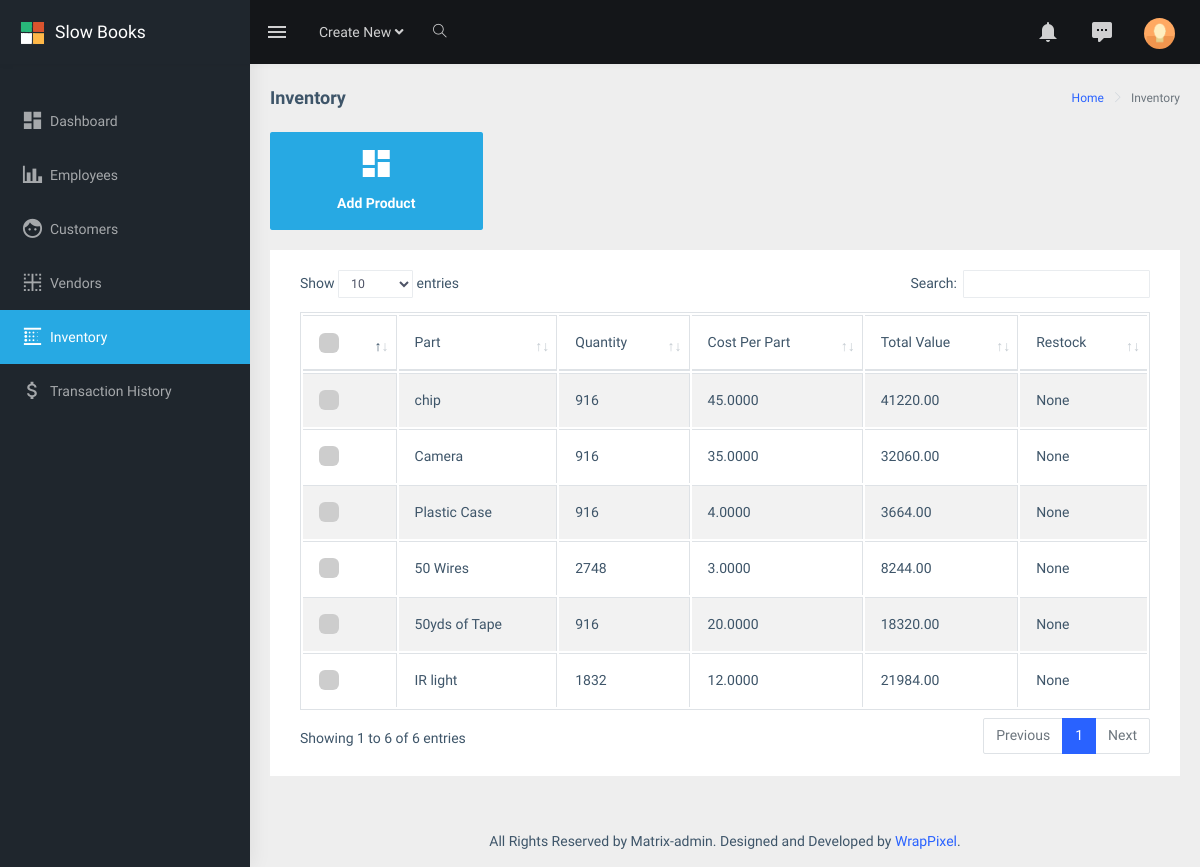
Screenshot of /inventory/ with the database file from the repository.
### dashboard/models.py (models this page shows, shortened)
class inventory(models.Model):
    part = models.CharField(max_length=25)
    quant = models.IntegerField()
    costper = models.DecimalField(max_digits=10, decimal_places=4)
    value = models.DecimalField(max_digits=10, decimal_places=2)
    threshold = models.CharField(max_length=2, null=True, blank=True)

### dashboard/views.py (the view)
# urls.py: path('inventory/', views.inventoryView, name="dashboard-inventory"),
def inventoryView(request):
    if request.method == 'POST':
        prodform = addProduct(request.POST)
        if prodform.is_valid():
            prodform.save()
    else:
        prodform = addProduct()
    context = {
        'prodform': prodform,
        'inventory': inventory.objects.all().values()
    }
    print('inventory', context['inventory'])
    return render(request, 'dashboard/inventory.html', context)

### dashboard/forms.py
class addProduct(forms.ModelForm):
    helper = FormHelper()
    helper.form_show_labels = False
    name = forms.CharField(widget=forms.TextInput(attrs={'class': 'form-control'}))
    q_vendor = vendor.objects.all().values()
    ids = [vendor3['bizname'] for vendor3 in q_vendor]
    name = [vendor3['part'] for vendor3 in q_vendor]
    l_parts = []
    for index in range(len(q_vendor)):
        l_parts.append((ids[index],f'{name[index]}'))
    part_ids = forms.MultipleChoiceField(widget=forms.CheckboxSelectMultiple(attrs={'class': 'form-control'}),choices=l_parts)
    part_quants = forms.CharField(widget=forms.TextInput(attrs={'class': 'form-control'}))
    price = forms.DecimalField(widget=forms.NumberInput(attrs={'class': 'form-control'}))
    class Meta:
        model = product
        fields = ['name', 'part_ids', 'part_quants', 'price']

### dashboard/templates/dashboard/inventory.html (shortened to what this page needs)
{% extends "dashboard/base.html" %}
{% load static %}
{% load crispy_forms_tags %}
{% block content %}
            <div class="page-breadcrumb">
                <div class="row">
                    <div class="col-12 d-flex no-block align-items-center">
                        <h4 class="page-title">Inventory</h4>
                        <div class="ml-auto text-right">
                            <nav aria-label="breadcrumb">
                                <ol class="breadcrumb">
                                    <li class="breadcrumb-item"><a href="#">Home</a></li>
                                    <li class="breadcrumb-item active" aria-current="page">Inventory</li>
                                </ol>
                            </nav>
                        </div>
                    </div>
                </div>
            </div>
            <div class="container-fluid">
                <div class="row">
                    <div class="col-md-6 col-lg-3 col-xlg-3">
                        <div class="card card-hover">
                            <div class="box bg-cyan text-center" onclick="showForm('form1')">
                                <h1 class="font-light text-white"><i class="mdi mdi-view-dashboard"></i></h1>
                                <h6 class="text-white">Add Product</h6>
                            </div>
                        </div>
                    </div>
                </div>
                <div class="row">
                    <div class="col-12">
                        <div class="card">
                            <div class="card-body">
                                <div class="table-responsive">
                                    <table id="zero_config" class="table table-striped table-bordered">
                                        <thead>
                                            <tr>
                                                <th>
                                                    <label class="customcheckbox m-b-20">
                                                    <span class="checkmark"></span>
                                                    </label>
                                                </th>
                                                <th>Part</th>
                                                <th>Quantity</th>
                                                <th>Cost Per Part</th>
                                                <th>Total Value</th>
                                                <th>Restock</th>
                                            </tr>
                                        </thead>
                                        <tbody>
                                            {% for item in inventory %}
                                            <tr>
                                                <th>
                                                    <label class="customcheckbox">
                                                        <span class="checkmark"></span>
                                                    </label>
                                                </th>
                                                {% for key,value in item.items %}
                                                    {% if key != 'id' %}
                                                        <td>{{ value }}</td>
                                                    {% endif %}
                                                {% endfor %}
                                            </tr>
                                            {% endfor %}
                                        </tbody>
                                    </table>
                                </div>
                            </div>
                        </div>
                    </div>
                </div>
            </div>
{% endblock content %}

### dashboard/static/dashboard/assets/extra-libs/multicheck/multicheck.css (style rules this page uses)
.customcheckbox { display: block; position: relative; padding-left: 24px; font-weight: 100; cursor: pointer; font-size: 22px; -webkit-user-select: none; -moz-user-select: none; -ms-user-select: none; user-select: none; }
.checkmark { position: absolute; top: 0; left: 0; height: 20px; width: 20px; background-color: #CDCDCD; border-radius: 6px; }
.checkmark:after { content: ""; position: absolute; display: none; }
.customcheckbox .checkmark:after { left: 8px; top: 4px; width: 5px; height: 10px; border: solid white; border-width: 0 3px 3px 0; -webkit-transform: rotate(45deg); -ms-transform: rotate(45deg); transform: rotate(45deg); }

### rows the page displays
inventory: item "chip" "916" "45.0000" "41220.00" "None"
inventory: item "Camera" "916" "35.0000" "32060.00" "None"
inventory: item "Plastic Case" "916" "4.0000" "3664.00" "None"
inventory: item "50 Wires" "2748" "3.0000" "8244.00" "None"
inventory: item "50yds of Tape" "916" "20.0000" "18320.00" "None"
inventory: item "IR light" "1832" "12.0000" "21984.00" "None"
